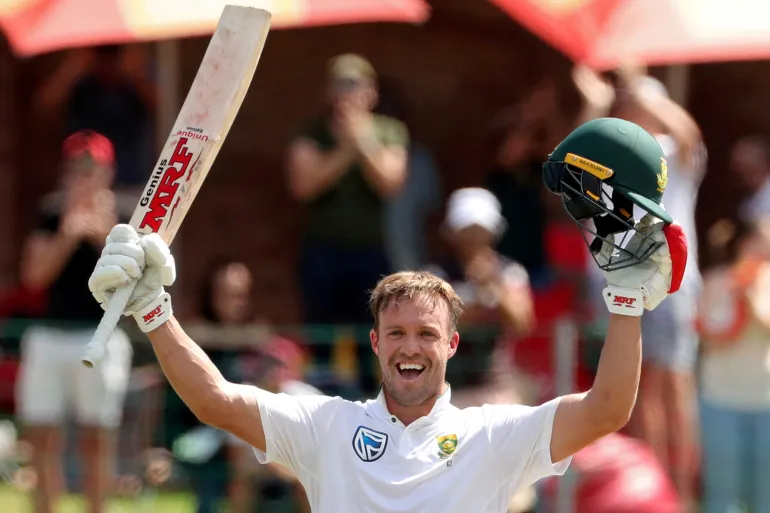
#> input picture Lab04/images/abd.jpg, 770 x 513 px
$ jupyter execute 4.Image_Transformation.ipynb
#> lines starting #> are read from the running program, lines starting #| are printed output that depends on the picture
## Image Resizing

[cell 1]
import cv2
import matplotlib.pyplot as plt

# Read image
image = cv2.imread("images/abd.jpg")
#> image is the input picture: shape (513, 770, 3); mean B, G, R 84.3, 91.5, 117

# Resize image
resized = cv2.resize(image, (300, 300))
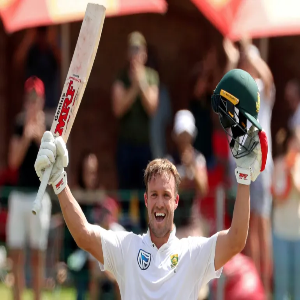
#> resized: shape (300, 300, 3); mean B, G, R 84.2, 91.4, 116.9

plt.imshow(cv2.cvtColor(resized, cv2.COLOR_BGR2RGB))
plt.title("Resized Image")
plt.axis("off")
plt.show()

[cell 2]
# Display image information
height, width, channels = resized.shape
#> height = 300; width = 300; channels = 3
print("Height:", height)
#| Height: 300
print("Width:", width)
#| Width: 300
print("Channels:", channels)
#| Channels: 3
print("Data type:", resized.dtype)
#| Data type: uint8

## Image Rotation

[cell 3]
# Rotate image by 45 degrees
(h, w) = image.shape[:2]
#> h = 513; w = 770
center = (w // 2, h // 2)
#> center = (385, 256)

matrix = cv2.getRotationMatrix2D(center, 10, 1.0)
rotated = cv2.warpAffine(image, matrix, (w, h))
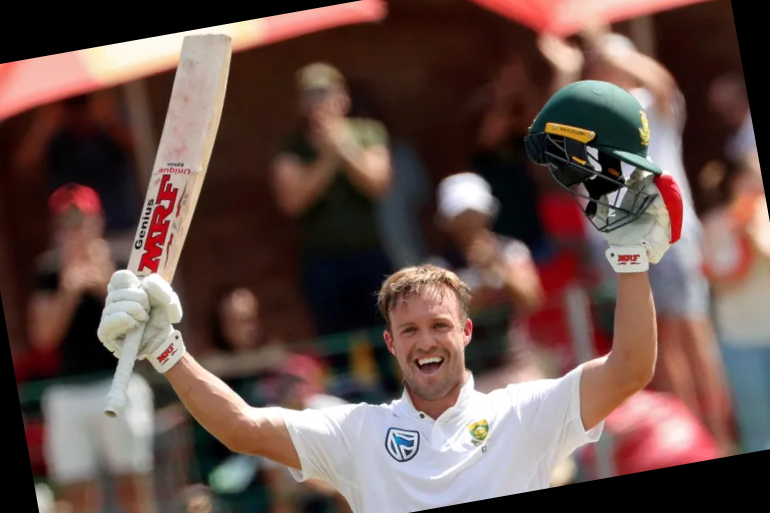
#> rotated: shape (513, 770, 3); mean B, G, R 75.1, 80.8, 104.2

plt.imshow(cv2.cvtColor(rotated, cv2.COLOR_BGR2RGB))
plt.title("Rotated Image")
plt.axis("off")
plt.show()

## Image Flipping

[cell 4]
# Flip image horizontally
flipped = cv2.flip(image, 1)
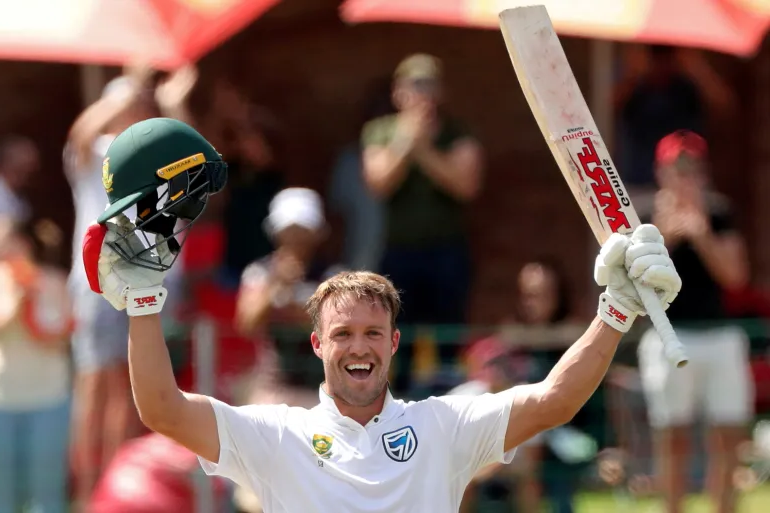
#> flipped: shape (513, 770, 3); mean B, G, R 84.3, 91.5, 117

plt.imshow(cv2.cvtColor(flipped, cv2.COLOR_BGR2RGB))
plt.title("Flipped Image")
plt.axis("off")
plt.show()
